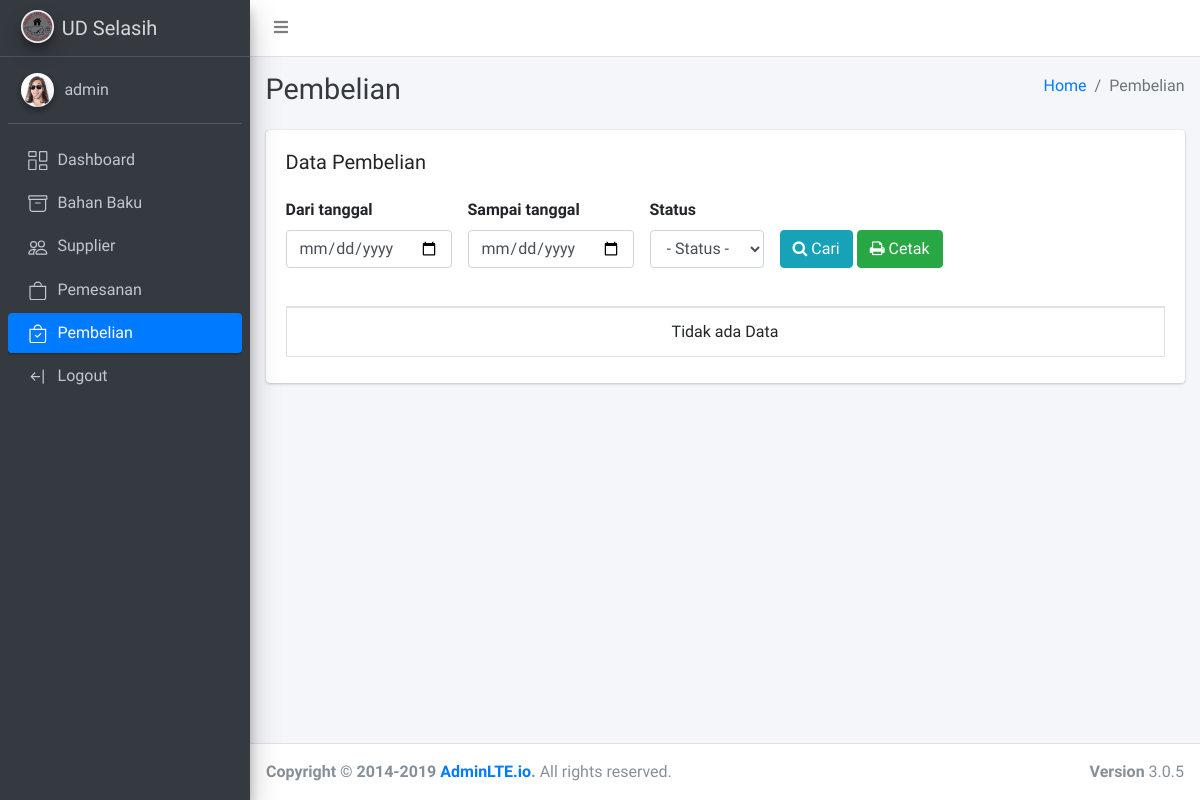
Page /pembelian/index.php (signed in) on the earlier database version.
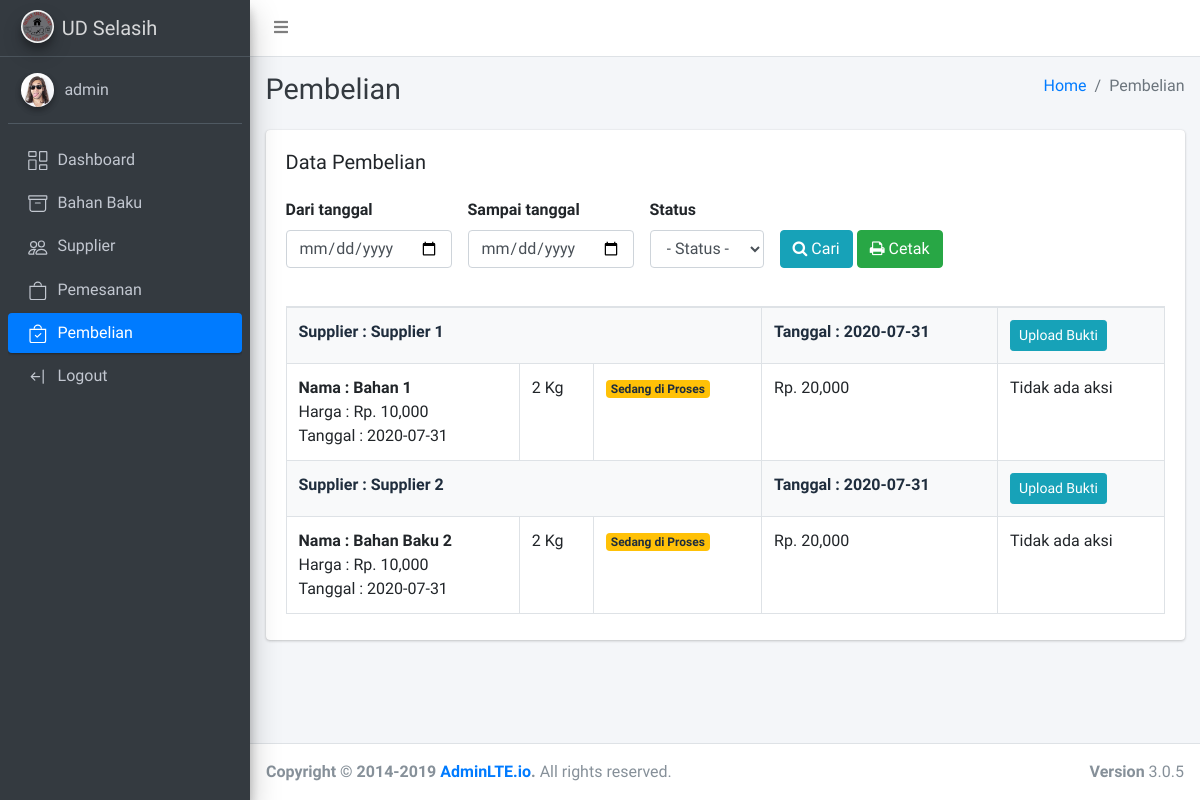
Same page on the later database version.
### tables this page shows
CREATE TABLE `tb_order` (
  `id` int(11) NOT NULL,
  `id_supplier` int(11) NOT NULL,
  `status` int(11) NOT NULL,
  `bukti` varchar(100) NOT NULL,
  `tanggal` date NOT NULL
);

CREATE TABLE `tb_supplier` (
  `id` int(11) NOT NULL,
  `nama_supplier` varchar(50) NOT NULL,
  `alamat` varchar(255) NOT NULL,
  `no_handphone` varchar(30) NOT NULL,
  `username` varchar(30) NOT NULL,
  `email` varchar(100) NOT NULL,
  `password` varchar(30) NOT NULL
);

CREATE TABLE `tb_pembelian` (
  `id` int(11) NOT NULL,
  `id_supplier` int(11) NOT NULL,
  `id_order` int(11) NOT NULL,
  `nama_bahan_baku` varchar(255) NOT NULL,
  `tanggal` date NOT NULL,
  `jumlah` int(11) NOT NULL,
  `harga` int(11) NOT NULL,
  `keterangan` varchar(255) NOT NULL,
  `total` double NOT NULL
);

### qb.php (called while the page is built, shortened)
<?php
require_once 'db.php';
function get($tbl){
    global $conn;
    $query = "SELECT * FROM $tbl";
    $res = $conn->query($query);
    return $res->fetch_all(MYSQLI_ASSOC);
}
function getBy($tbl,$clause){
    global $conn;
    $and = "";
    foreach($clause as $k => $v)
    {
        $and .= $k."='".$v."'";
    }
    $query = "SELECT * FROM $tbl WHERE $and";
    $res = $conn->query($query);
    return $res->fetch_all(MYSQLI_ASSOC);
}
function single($tbl,$id){
    global $conn;
    $id = is_numeric($id) ? $id : "'$id'";
    $query = "SELECT * FROM $tbl where id=$id";
    $res = $conn->query($query);
    return $res->fetch_assoc();
}

### pembelian/index.php (the view, shortened to what this page needs)
<?php
    $current = "data pembelian";
    require_once '../qb.php';
    require_once '../layouts/header.php';
    $pembelian = $_SESSION['user']['level'] == 'supplier' ? getForSupplier($_SESSION['user']['id']) : get("tb_pembelian");
    $orders = $_SESSION['user']['level'] == 'supplier' ? getForSupplier($_SESSION['user']['id']) : get('tb_order');
?>
<div class="content-header">
      <div class="container-fluid">
        <div class="row mb-2">
          <div class="col-sm-6">
            <h1 class="m-0 text-dark">Pembelian</h1>
          </div>
          <div class="col-sm-6">
            <ol class="breadcrumb float-sm-right">
              <li class="breadcrumb-item"><a href="/">Home</a></li>
              <li class="breadcrumb-item active">Pembelian</li>
            </ol>
          </div>
        </div>
      </div>
    </div>
    <section class="content">
        <div class="container-fluid">
<div class="row">
    <div class="col-12">
        <div class="card">
            <div class="card-body">
                <h5>Data Pembelian</h5>
                <?php if($_SESSION['user']['level'] == 'admin'): ?>
                <form method="get" class="py-3 d-flex justify-content-start">
                    <div class="form-group">
                        <label>Dari tanggal</label>
                        <input type="date" value="<?=@$_GET['from']?>" name="from" class="form-control">
                    </div>
                    <div class="form-group mx-3">
                        <label>Sampai tanggal</label>
                        <input type="date" value="<?=@$_GET['to']?>" name="to" class="form-control">
                    </div>
                    <div class="form-group">
                        <label>Status</label>
                        <select class="form-control" name="status">
                            <option value="">- Status -</option>
                        </select>
                    </div>
                    <div class="form-group mx-3">
                        <label>&nbsp;</label>
                        <br>
                        <button class="btn btn-info" name="filter"><i class="fa fa-search"></i> Cari</button>
                            <a href="/pembelian/cetak.php?from=<?=@$_GET['from']?>&to=<?=@$_GET['to']?>&status=<?=@$_GET['status']?>" class="btn btn-success" target="_blank"><i class="fa fa-print"></i> Cetak</a>
                    </div>
                </form>
                <?php endif ?>
                <div id="print">
                    <table class="table table-bordered table-stripped" width="100%">
                        <tbody>
                            <?php if(count($orders) > 0):
                                foreach($orders as $ord):
                                    $pems = getBy('tb_pembelian',['id_order'=>$ord['id']]);
                                    $suppl = single('tb_supplier',$ord['id_supplier']);
                                ?>
                                <tr class="bg-light">
                                    <td colspan="3"><b>Supplier : <?=$suppl['nama_supplier']?></b></td>
                                    <td><b>Tanggal : <?=$ord['tanggal']?></b></td>
                                    <?php if($ord['bukti'] == null && $_SESSION['user']['level'] != 'supplier'): ?>
                                        <td>
                                            <button class="btn btn-info btn-sm" onclick="upload()">Upload Bukti</button>
                                        </td>
                                    <?php endif; ?>
                                </tr>
                                <?php
                                    foreach($pems as $pem):
                                ?>
                                <tr>
                                    <td>
                                        <b>Nama : <?= $pem["nama_bahan_baku"] ?></b>
                                        <br>
                                        <span>Harga : Rp. <?= number_format($pem["harga"]) ?></span>
                                        <br>
                                        <span>Tanggal : <?= $pem["tanggal"] ?></span>
                                    </td>
                                    <td><?= $pem["jumlah"] ?> Kg</td>
                                    <td>
                                    <?php if($pem['keterangan'] == 'checkout'): ?>
                                        <span class="badge badge-warning">Sedang di Proses</span>
                                    <?php elseif($pem['keterangan']=='diterima'): ?>
                                        <span class="badge badge-info"><?= $pem["keterangan"] ?></span>
                                    <?php elseif($pem['keterangan']=='diterima'): ?>
                                        <span class="badge badge-danger"><?= $pem["keterangan"] ?></span>
                                    <?php elseif($pem['keterangan']=='selesai'): ?>
                                        <span class="badge badge-success"><?= $pem["keterangan"] ?></span>
                                    <?php elseif($pem['keterangan']=='ditolak'): ?>
                                        <span class="badge badge-danger"><?= $pem["keterangan"] ?></span>
                                    <?php endif ?>
                                    </td>
                                    <td>Rp. <?= number_format($pem["total"]) ?></td>
                                    <?php if($_SESSION['user']['level'] == 'supplier' && $ord['status'] == 2): ?>
                                        <td class="no-print">
                                            <a href="index.php?available=<?=$pem['id']?>" class="badge badge-success">Bahan baku tersedia</a>
                                            <a href="index.php?unavailable=<?=$pem['id']?>" class="badge badge-danger">Bahan baku tidak tersedia</a>
                                        </td>
                                    <?php elseif($pem['keterangan'] == 'diterima'): ?>
                                        <td class="no-print">
                                            <a href="index.php?confirm=<?=$pem['id']?>" class="badge badge-success">Konfirmasi</a>
                                        </td>
                                    <?php else: ?>
                                        <td class="no-print">Tidak ada aksi</td>
                                    <?php endif ?>
                                </tr>
                                <?php endforeach;?>
                            <?php endforeach;?>
                            <?php else: ?>
                                <tr class="text-center">
                                    <td colspan="6">Tidak ada Data</td>
                                </tr>
                            <?php endif ?>
                        </tbody>
                    </table>
                </div>
            </div>
        </div>
    </div>
</div>
<?php
    require_once '../layouts/footer.php';
?>

### layouts/header.php (shortened to what this page needs)
<!DOCTYPE html>
<html>
<head>
  <link rel="stylesheet" href="<?= $current == "dashboard" || $current == "login" ? "plugins/fontawesome-free/css/all.min.css" : '../plugins/fontawesome-free/css/all.min.css'; ?> ">
  <link rel="stylesheet" href="https://code.ionicframework.com/ionicons/2.0.1/css/ionicons.min.css">
  <link rel="stylesheet" href="<?= $current == "dashboard" || $current == "login" ? "plugins/tempusdominus-bootstrap-4/css/tempusdominus-bootstrap-4.min.css" : '../plugins/tempusdominus-bootstrap-4/css/tempusdominus-bootstrap-4.min.css'; ?> ">
  <link rel="stylesheet" href="<?= $current == "dashboard" || $current == "login" ? "plugins/icheck-bootstrap/icheck-bootstrap.min.css" : '../plugins/icheck-bootstrap/icheck-bootstrap.min.css'; ?> ">
  <link rel="stylesheet" href="<?= $current == "dashboard" || $current == "login" ? "plugins/jqvmap/jqvmap.min.css" : '../plugins/jqvmap/jqvmap.min.css'; ?> ">
  <link rel="stylesheet" href="<?= $current == "dashboard" || $current == "login" ? "dist/css/adminlte.min.css" : "../dist/css/adminlte.min.css"  ?>">
  <link rel="stylesheet" href="<?= $current == "dashboard" || $current == "login" ? "plugins/overlayScrollbars/css/OverlayScrollbars.min.css" : '../plugins/overlayScrollbars/css/OverlayScrollbars.min.css'; ?> ">
  <link rel="stylesheet" href="<?= $current == "dashboard" || $current == "login" ? "plugins/daterangepicker/daterangepicker.css" : '../plugins/daterangepicker/daterangepicker.css'; ?> ">
  <link rel="stylesheet" href="<?= $current == "dashboard" || $current == "login" ? "plugins/summernote/summernote-bs4.css" : '../plugins/summernote/summernote-bs4.css'; ?> ">
  <link rel="stylesheet" type="text/css" href="/css/font-awesome.min.css">
  <link rel="stylesheet" href="<?= $current == "dashboard" || $current == "login" ? "plugins/datatables-bs4/css/dataTables.bootstrap4.min.css" : "../plugins/datatables-bs4/css/dataTables.bootstrap4.min.css" ?>">
  <link rel="stylesheet" href="<?= $current == "dashboard" || $current == "login" ? "plugins/datatables-responsive/css/responsive.bootstrap4.min.css" : "../plugins/datatables-responsive/css/responsive.bootstrap4.min.css" ?>">
</head>
<body class="hold-transition sidebar-mini layout-fixed">
<div class="wrapper">
  <nav class="main-header navbar navbar-expand navbar-white navbar-light">
    <ul class="navbar-nav">
      <li class="nav-item">
        <a class="nav-link" data-widget="pushmenu" href="#" role="button"><i class="fas fa-bars"></i></a>
      </li>
    </ul>
  </nav>
  <aside class="main-sidebar sidebar-dark-primary elevation-4">
    <a href="/" class="brand-link">
      <img src="/assets/logo.jpeg" alt="Logo UD Selasih" class="brand-image img-circle elevation-3">
      <span class="brand-text font-weight-light">UD Selasih</span>
    </a>
    <div class="sidebar">
      <div class="user-panel mt-3 pb-3 mb-3 d-flex">
        <div class="image">
          <img src="/images/avatar-01.jpg" class="img-circle elevation-2" alt="User Image">
        </div>
        <div class="info">
          <a href="#" class="d-block"><?=$_SESSION['user']['username']?></a>
        </div>
      </div>
      <nav class="mt-2">
        <ul class="nav nav-pills nav-sidebar flex-column" data-widget="treeview" role="menu" data-accordion="false">
          <li class="nav-item">
            <a href="/" class="nav-link <?= $current == "dashboard" ? "active" : "" ?>">
              <p>
                Dashboard
              </p>
            </a>
          </li>
          <?php if($_SESSION["user"]["level"] == "admin") : ?>
            <li class="nav-item">
                <a href="/bahan_baku/index.php" class="nav-link <?= $current == "data bahan baku" ? "active" : "" ?>">
                    Bahan Baku
                </a>
            </li>
            <li class="nav-item">
                <a href="/supplier/index.php" class="nav-link <?= $current == "data supplier" ? "active" : "" ?>">
                    Supplier
                </a>
            </li>
            <li class="nav-item">
                <a href="/pemesanan/index.php" class="nav-link <?= $current == "data pemesanan" ? "active" : "" ?>">
                    Pemesanan
                </a>
            </li>
            <li class="nav-item">
                <a href="/pembelian/index.php" class="nav-link <?= $current == "data pembelian" ? "active" : "" ?>">
                    Pembelian
                </a>
            </li>
            <?php endif ?>
            <li class="nav-item">
                <a href="/logout.php" class="nav-link">
                    Logout
                </a>
            </li>
        </ul>
      </nav>
    </div>
  </aside>
  <div class="content-wrapper">

### layouts/footer.php (shortened to what this page needs)
	</div>
    </section>
	</div>
  <footer class="main-footer">
    <strong>Copyright &copy; 2014-2019 <a href="http://adminlte.io">AdminLTE.io</a>.</strong>
    All rights reserved.
    <div class="float-right d-none d-sm-inline-block">
      <b>Version</b> 3.0.5
    </div>
  </footer>
</div>
</body>
</html>

Differences in the rows shown:
added tb_order: id_supplier.nama_supplier "Supplier 1", tanggal "2020-07-31"
added tb_pembelian: nama_bahan_baku "Bahan 1", harga "10,000", tanggal "2020-07-31", jumlah "2", keterangan "Sedang di Proses", total "20,000", shown under "Supplier 1"
added tb_order: id_supplier.nama_supplier "Supplier 2", tanggal "2020-07-31"
added tb_pembelian: nama_bahan_baku "Bahan Baku 2", harga "10,000", tanggal "2020-07-31", jumlah "2", keterangan "Sedang di Proses", total "20,000", shown under "Supplier 2"
Other differences:
text no longer shown: "Tidak ada Data"
